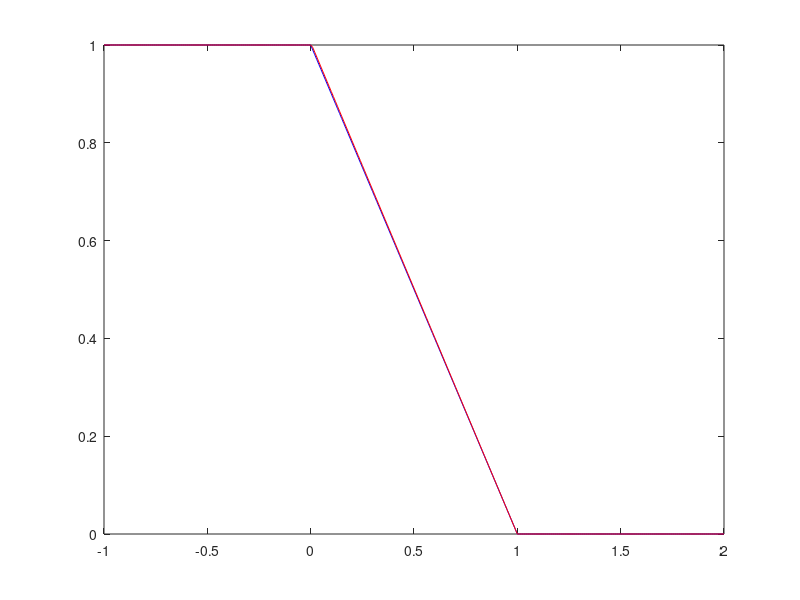

Recreate this plot in MATLAB. (Note: this script raises an error after producing the figure.)
clc;
clear;
close all;

delta_t = 0.01;
delta_x = 0.01;
gama = delta_t/(delta_x*2);
x = 3;
partitions = (x/delta_x) + 1;
U = zeros(partitions,1);
for i = 1:partitions
    if (((i - 1)*delta_x) - 1 < 0)
        U(i,1) = 1;
    elseif (((i - 1)*delta_x) - 1 < 1)
        U(i,1) = 1 - ((i - 1)*delta_x - 1);
    else
        U(i,1) = 0;
    end
end
Uinitial = U;
dx = -1:delta_x:2;
%hold on;
for time = 0:delta_t:5
    U_prime = U;
    U(1,1) = U_prime(1,1) - gama*(U_prime(1,1)^2 - 1);
    for i = 2: partitions
        U(i,1) = U_prime(i,1) - gama*((U_prime(i)^2 - U_prime(i - 1)^2))/2;
    end
    %subplot(2,1,1);
    plot(dx,Uinitial,'b',dx,U,'r');
    axis tight;
    pause(0.02);
    suptitle(['time = ' num2str(time)]);
    
end
    